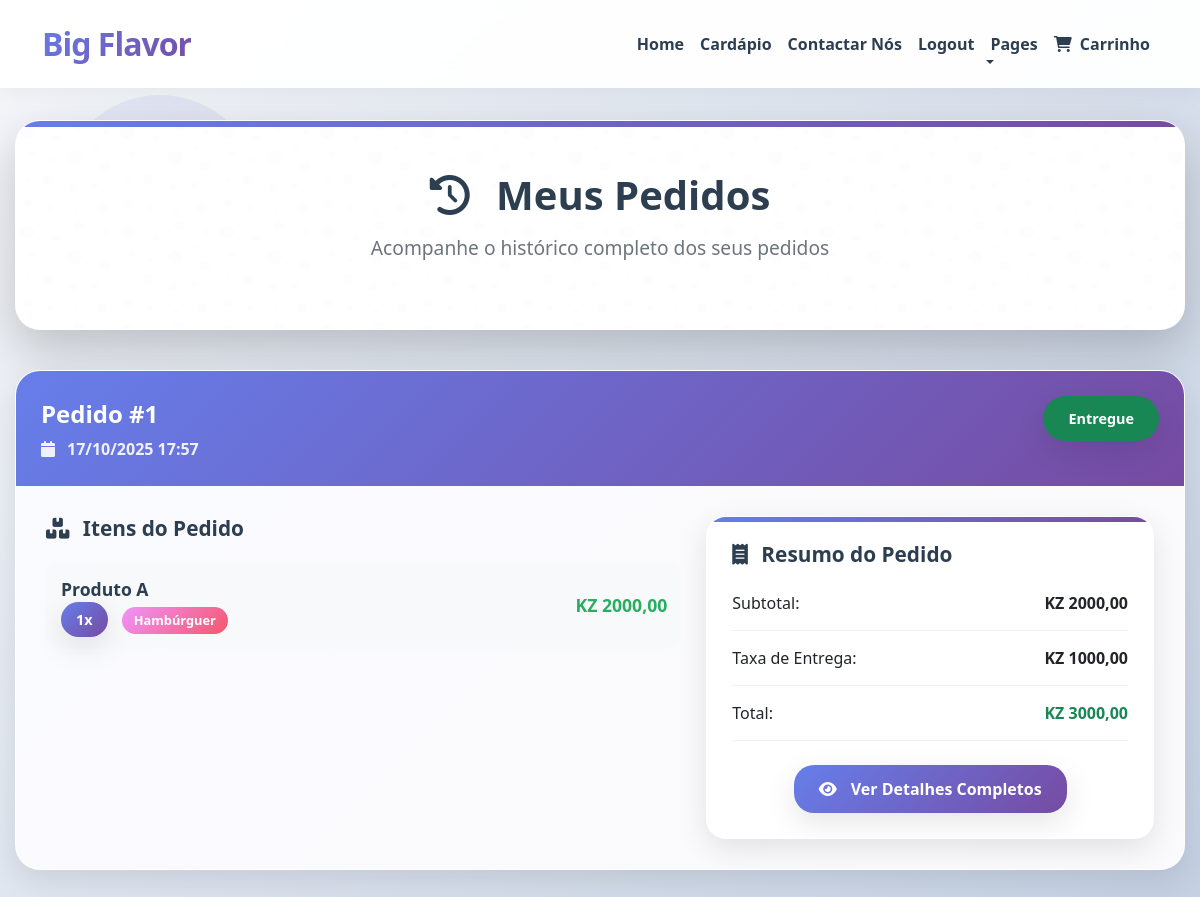
/carinho/pedidos/historico/ (signed in), run on the app's committed database.
### carinho/models.py (models this page shows, shortened)
class PedidoEntrega(models.Model):
    ESTADO_PEDIDO_CHOICES = [
        ('pendente', 'Pendente'),
        ('confirmado', 'Confirmado'),
        ('preparacao', 'Em Preparação'),
        ('despachado', 'Despachado'),
        ('entregue', 'Entregue'),
        ('cancelado', 'Cancelado'),
    ]
    carrinho = models.OneToOneField(
        Carrinho,
        on_delete=models.CASCADE,
        related_name='pedido_entrega'
    )
    endereco_entrega = models.TextField(
        verbose_name='Endereço de Entrega'
    )
    observacoes = models.TextField(
        blank=True,
        verbose_name='Observações'
    )
    estado = models.CharField(
        max_length=15,
        choices=ESTADO_PEDIDO_CHOICES,
        default='pendente',
        verbose_name='Estado do Pedido'
    )
    data_solicitacao = models.DateTimeField(
        auto_now_add=True,
        verbose_name='Data de Solicitação'
    )
    data_atualizacao = models.DateTimeField(
        auto_now=True,
        verbose_name='Última Atualização'
    )
    notificado_admin = models.BooleanField(
        default=False,
        verbose_name='Admin Notificado'
    )
    class Meta:
        verbose_name = 'Pedido de Entrega'
        verbose_name_plural = 'Pedidos de Entrega'
        ordering = ['-data_solicitacao']
    def itens_count(self):
        return self.carrinho.itens.count()
    itens_count.short_description = 'Nº de Itens'
    def get_badge_estado(self):
        estado_classes = {
            'pendente': 'bg-warning',
            'confirmado': 'bg-info',
            'preparacao': 'bg-primary',
            'despachado': 'bg-secondary',
            'entregue': 'bg-success',
            'cancelado': 'bg-danger',
        }
        return estado_classes.get(self.estado, 'bg-secondary')

class ItemCarrinho(models.Model):
    carrinho = models.ForeignKey(
        Carrinho,
        on_delete=models.CASCADE,
        related_name='itens'
    )
    produto = models.ForeignKey(
        'menu.Produto',  # 'app.Model' - menu é o nome da app, Produto é o modelo
        on_delete=models.CASCADE
    )
    quantidade = models.PositiveIntegerField(
        default=1,
        validators=[MinValueValidator(1)]
    )
    data_adicao = models.DateTimeField(
        auto_now_add=True
    )
    class Meta:
        verbose_name = 'Item do Carrinho'
        verbose_name_plural = 'Itens do Carrinho'
        ordering = ['-data_adicao']  # Ordenar por data de adição
    @property
    def subtotal(self):
        return self.produto.preco * self.quantidade

class Carrinho(models.Model):
    ESTADO_CHOICES = [
        ('aberto', 'Aberto'),
        ('fechado', 'Fechado'),
        ('cancelado', 'Cancelado'),
    ]
    usuario = models.ForeignKey(
        settings.AUTH_USER_MODEL,  # ✅ Correção aqui
        on_delete=models.CASCADE,
        verbose_name='Cliente'
    )
    data_criacao = models.DateTimeField(
        auto_now_add=True,
        verbose_name='Data de Criação'
    )
    data_atualizacao = models.DateTimeField(
        auto_now=True,
        verbose_name='Última Atualização'
    )
    estado = models.CharField(
        max_length=10,
        choices=ESTADO_CHOICES,
        default='aberto',
        verbose_name='Estado do Carrinho'
    )
    class Meta:
        verbose_name = 'Carrinho'
        verbose_name_plural = 'Carrinhos'
        ordering = ['-data_criacao']
    @property
    def total_itens(self):
        return self.itens.aggregate(total=models.Sum('quantidade'))['total'] or 0
    @property
    def subtotal(self):
        return sum(item.subtotal for item in self.itens.all())
    @property
    def taxa_entrega(self):
        if self.subtotal >= Decimal('5000.00'):
            return Decimal('0.00')
        return Decimal('1000.00')
    @property
    def total(self):
        return self.subtotal + self.taxa_entrega

### menu/models.py (models this page shows, shortened)
class Produto(models.Model):
    CATEGORIA_CHOICES = [
        ('hamburguer', 'Hambúrguer'),
        ('Lanches', 'Lanches'),
        ('Bebidas', 'Bebidas'),
    ]
    STATUS_CHOICES = [
        ('ativo', 'Ativo'),
        ('inativo', 'Inativo'),
        ('esgotado', 'Esgotado'),
    ]
    nome = models.CharField(
        max_length=200,
        verbose_name='Nome do Produto'
    )
    descricao = models.TextField(
        verbose_name='Descrição',
        blank=True
    )
    descricao_curta = models.CharField(
        max_length=300,
        verbose_name='Descrição Curta',
        blank=True
    )
    preco = models.DecimalField(
        max_digits=10,
        decimal_places=2,
        verbose_name='Preço',
        validators=[MinValueValidator(Decimal('0.01'))]
    )
    categoria = models.CharField(
        max_length=20,
        choices=CATEGORIA_CHOICES,
        verbose_name='Categoria'
    )
    imagem = models.ImageField(
        upload_to='produtos/',
        verbose_name='Imagem',
        blank=True,
        null=True,
        help_text='Formatos suportados: JPG, PNG, GIF'
    )
    ordem = models.PositiveIntegerField(
        default=0,
        verbose_name='Ordem de Exibição',
        help_text='Define a ordem de exibição dos produtos (menor número aparece primeiro)'
    )
    estoque = models.PositiveIntegerField(
        default=0,
        verbose_name='Quantidade em Estoque'
    )
    status = models.CharField(
        max_length=10,
        choices=STATUS_CHOICES,
        default='ativo',
        verbose_name='Status'
    )
    data_criacao = models.DateTimeField(
        auto_now_add=True,
        verbose_name='Data de Criação'
    )
    data_atualizacao = models.DateTimeField(
        auto_now=True,
        verbose_name='Última Atualização'
    )
    class Meta:
        verbose_name = 'Produto'
        verbose_name_plural = 'Produtos'
        ordering = ['ordem', 'nome']  # Ordena por ordem e depois por nome

### carinho/views.py (the view)
# urls.py: path('pedidos/historico/', views.historico_pedidos, name='historico_pedidos'),
@login_required
def historico_pedidos(request):
    pedidos = PedidoEntrega.objects.filter(
        carrinho__usuario=request.user
    ).order_by('-data_solicitacao')
    context = {
        'pedidos': pedidos,
    }
    return render(request, 'historico_pedidos.html', context)

### index/context_processors.py (called while the page is built)
def videos_context(request):
    video_principal = VideoHistoria.objects.filter(
        ativo=True,
        principal=True
    ).first()
    if not video_principal:
        video_principal = VideoHistoria.objects.filter(ativo=True).first()
    videos_galeria = VideoHistoria.objects.filter(
        ativo=True
    ).exclude(id=video_principal.id if video_principal else None).order_by('ordem_exibicao')[:6]
    return {
        'video_principal': video_principal,
        'videos_galeria': videos_galeria,
    }

### carinho/templates/historico_pedidos.html (shortened to what this page needs)
<!DOCTYPE html>
{% load static %}
{% url 'login' as login_url %}
{% url 'logout' as logout_url %}
<html lang="pt-br">
<head>
    <link href="https://cdn.jsdelivr.net/npm/bootstrap@5.3.0/dist/css/bootstrap.min.css" rel="stylesheet">
    <link rel="stylesheet" href="https://cdnjs.cloudflare.com/ajax/libs/font-awesome/6.0.0/css/all.min.css">
    <link href="https://unpkg.com/aos@2.3.1/dist/aos.css" rel="stylesheet">
    <link href="{% static "css/hp.css" %}" rel="stylesheet">
</head>
<body>
    <nav class="navbar navbar-expand-lg navbar-light fixed-top">
        <div class="container">
            <a href="{% url 'Index' %}" class="navbar-brand">Big <span>Flavor</span></a>
            <div class="collapse navbar-collapse" id="navbarCollapse">
                <ul class="navbar-nav ms-auto mb-2 mb-lg-0">
                    {% if request.user.is_authenticated %}
                    <li class="nav-item">
                        <a class="nav-link" href="{% url 'dashboard' %}">Home</a>
                    </li>
                    {% endif %}
                    <li class="nav-item">
                        <a href="{% url 'lista_produtos' %}" class="nav-link">Cardápio</a>
                    </li>
                    <li class="nav-item">
                        <a href="{% url 'contacto' %}" class="nav-link">Contactar Nós</a>
                    </li>
                    {% if request.user.is_authenticated %}
                    <li class="nav-item">
                        <a class="nav-link" href="{{ logout_url }}">Logout</a>
                    </li>
                    {% else %}
                    <li class="nav-item">
                        <a class="nav-link" href="{{ login_url }}">Login</a>
                    </li>
                    {% endif %}
                    <li class="nav-item dropdown">
                        <a href="#" class="nav-link dropdown-toggle" data-bs-toggle="dropdown">Pages</a>
                    </li>
                    {% if request.user.is_authenticated %}
                    <li class="nav-item position-relative">
                        <a href="{% url 'ver_carrinho' %}" class="nav-link">
                            <i class="fas fa-shopping-cart me-1"></i>
                            Carrinho
                        </a>
                    </li>
                    {% endif %}
                </ul>
            </div>
        </div>
    </nav>
    <div class="main-container">
        <div class="page-header" data-aos="fade-up">
            <h1 class="page-title">
                <i class="fas fa-history me-3"></i>
                Meus Pedidos
            </h1>
            <p class="page-subtitle">Acompanhe o histórico completo dos seus pedidos</p>
        </div>
        {% if pedidos %}
            <div class="orders-list">
                {% for pedido in pedidos %}
                <div class="order-card" data-aos="fade-up" data-aos-delay="{{ forloop.counter0|add:1 }}00">
                    <div class="order-card-header">
                        <div class="d-flex justify-content-between align-items-start flex-wrap">
                            <div>
                                <div class="order-id">Pedido #{{ pedido.id }}</div>
                                <div class="order-date">
                                    <i class="fas fa-calendar me-1"></i>
                                    {{ pedido.data_solicitacao|date:"d/m/Y H:i" }}
                                </div>
                            </div>
                            <span class="status-badge {{ pedido.get_badge_estado }}">
                                {{ pedido.get_estado_display }}
                            </span>
                        </div>
                    </div>
                    <div class="order-card-body">
                        <div class="row">
                            <div class="col-md-7">
                                <div class="items-section">
                                    <h6 class="section-title">
                                        <i class="fas fa-boxes me-2"></i>
                                        Itens do Pedido
                                    </h6>
                                    <div class="item-list">
                                        {% for item in pedido.carrinho.itens.all %}
                                        <div class="item-row">
                                            <div class="item-info">
                                                <div class="item-name">{{ item.produto.nome }}</div>
                                                <div>
                                                    <span class="item-quantity">{{ item.quantidade }}x</span>
                                                    <span class="item-category">{{ item.produto.get_categoria_display }}</span>
                                                </div>
                                            </div>
                                            <div class="item-price">KZ {{ item.subtotal|floatformat:2 }}</div>
                                        </div>
                                        {% endfor %}
                                    </div>
                                </div>
                            </div>
                            <div class="col-md-5">
                                <div class="order-summary">
                                    <h6 class="section-title mb-4">
                                        <i class="fas fa-receipt me-2"></i>
                                        Resumo do Pedido
                                    </h6>
                                    <div class="summary-row">
                                        <span>Subtotal:</span>
                                        <strong>KZ {{ pedido.carrinho.subtotal|floatformat:2 }}</strong>
                                    </div>
                                    <div class="summary-row">
                                        <span>Taxa de Entrega:</span>
                                        <strong>KZ {{ pedido.carrinho.taxa_entrega|floatformat:2 }}</strong>
                                    </div>
                                    <div class="summary-row">
                                        <span>Total:</span>
                                        <strong class="text-success">KZ {{ pedido.carrinho.total|floatformat:2 }}</strong>
                                    </div>
                                    <div class="text-center mt-4">
                                        <a href="{% url 'detalhes_pedido' pedido.id %}" class="btn-details">
                                            <i class="fas fa-eye me-1"></i>
                                            Ver Detalhes Completos
                                        </a>
                                    </div>
                                </div>
                            </div>
                        </div>
                    </div>
                </div>
                {% endfor %}
            </div>
        {% endif %}
    </div>
</body>
</html>

### data on the page
PedidoEntrega: id "1", data_solicitacao "17/10/2025 17:57", estado "Entregue", carrinho.subtotal "2000,00", carrinho.taxa_entrega "1000,00", carrinho.total "3000,00"
ItemCarrinho: produto.nome "Produto A", quantidade "1", produto.categoria "Hambúrguer", subtotal "2000,00"
